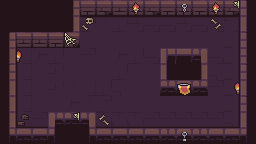

A level layout from a 2D game, rendered from its tile map. Below: a short description, then the map file with tile-grid data replaced by summaries:
An orthogonal 16x9 tile map with 16x16 px tiles, 2 tile layers (ground, props) and 10 objects (3x up, 3x down, 2x right, left, player).

<map version="1.10" tiledversion="1.11.2" orientation="orthogonal" renderorder="right-up" width="16" height="9" tilewidth="16" tileheight="16" infinite="0" nextlayerid="5" nextobjectid="20">
 <tileset firstgid="1" source="default.tsx" />
 <layer id="1" name="ground" width="16" height="9">
  <data>[144 cells, 144 non-empty, 48 distinct tile ids]</data>
 </layer>
 <layer id="3" name="props" width="16" height="9">
  <data>[144 cells, 14 non-empty, 10 distinct tile ids]</data>
 </layer>
 <objectgroup color="#f6d32d" id="2" name="doors">
  <object id="10" name="up" x="80" y="0" width="48" height="16" />
  <object id="11" name="up" x="144" y="0" width="32" height="16" />
  <object id="12" name="up" x="192" y="0" width="16" height="16" />
  <object id="13" name="left" x="0" y="64" width="16" height="64" />
  <object id="14" name="down" x="16" y="128" width="32" height="16" />
  <object id="15" name="down" x="96" y="128" width="80" height="16" />
  <object id="16" name="down" x="192" y="128" width="45.8358" height="16" />
  <object id="17" name="right" x="240" y="16" width="16" height="64" />
  <object id="18" name="right" x="240" y="96" width="16" height="32" />
 </objectgroup>
 <objectgroup id="4" name="spawns">
  <object id="19" name="player" x="110.993" y="79.523">
   <point />
  </object>
 </objectgroup>
</map>
